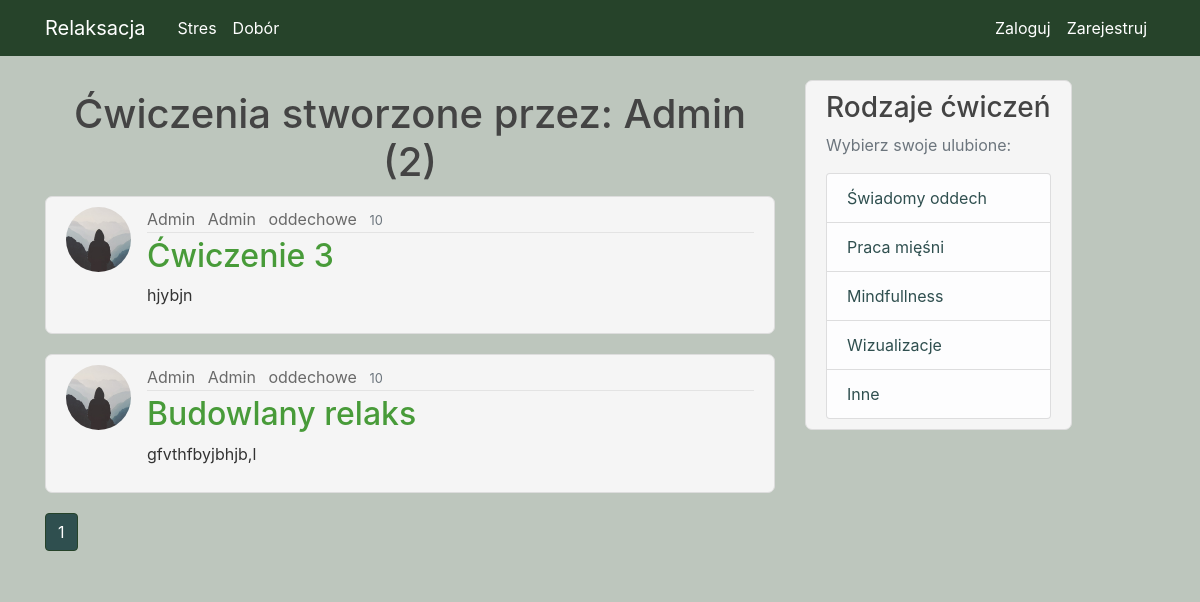
Before: /user/Admin with the older database file.
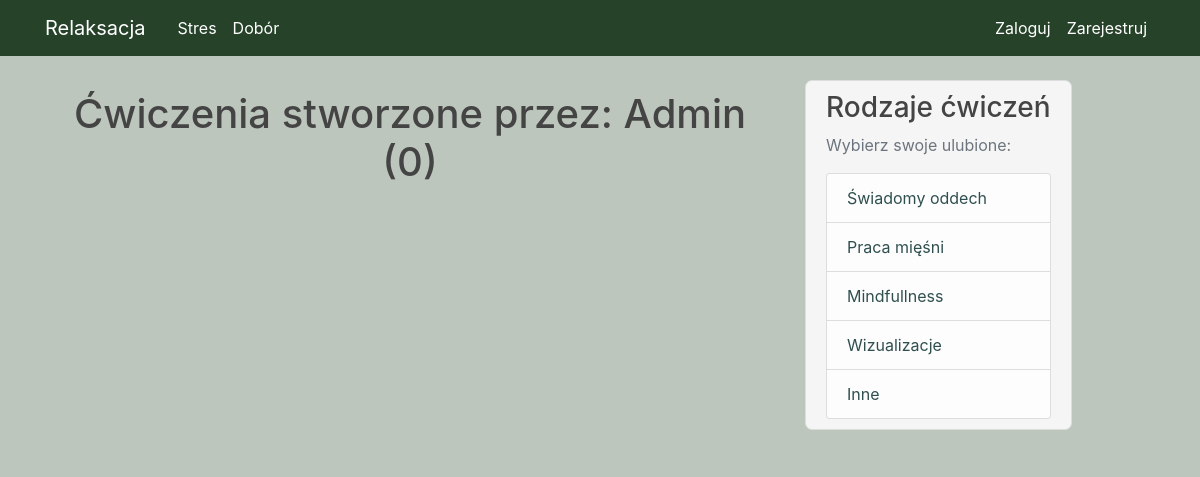
After: the same page with the newer database file.
### Relaks/models.py (models this page shows, shortened)
class Post(db.Model):
    id = db.Column(db.Integer, primary_key=True, autoincrement=True)
    name = db.Column(db.String(100), nullable=True)
    category = db.Column(db.String(100), nullable=True)
    time = db.Column(db.Integer, nullable=True)
    content = db.Column(db.Text, nullable=True)
    user_id = db.Column(db.Integer, db.ForeignKey('user.id'), nullable=False)
    fav = db.relationship('Favourite', backref='fav', lazy=True)

class User(db.Model, UserMixin):
    id = db.Column(db.Integer, primary_key=True)
    username = db.Column(db.String(20), unique=True, nullable=False)
    email = db.Column(db.String(120), unique=True, nullable=False)
    image_file = db.Column(db.String(20), nullable=False, default='default.jpg')
    password = db.Column(db.String(60), nullable=False)
    is_admin = db.Column(db.Boolean, nullable=False)
    posts = db.relationship('Post', backref='author', lazy=True)
    fav = db.relationship('Favourite', backref='author', lazy=True)

### Relaks/routes.py (the view)
@app.route("/user/<string:username>")
def user_posts(username):
    page = request.args.get('page', 1, type=int)
    user = User.query.filter_by(username=username).first_or_404()
    posts = Post.query.filter_by(author=user) \
        .paginate(page=page, per_page=5)
    return render_template('user_posts.html', posts=posts, user=user)

### Relaks/templates/user_posts.html (shortened to what this page needs)
{% extends "layout.html" %}
{% block content %}
    <h1 style="margin: 10px; text-align: center">Ćwiczenia stworzone przez: {{ user.username }} ({{ posts.total }})</h1>
    {% for post in posts.items %}
        <article class="media content-section">
          <img class="rounded-circle article-img" src="{{ url_for('static', filename='photo/' + post.author.image_file) }}">
          <div class="media-body">
            <div class="article-metadata">
              <a class="mr-2" href="#">{{ post.author.username }}</a>
              <a class="mr-2" href="{{ url_for('user_posts', username=post.author.username) }}">{{ post.author.username }}</a>
                <a class="mr-2" href="{{ url_for('oddech', category=post.category) }}" >{{ post.category }}</a>
              <small class="text-muted">{{ post.time }}</small>
            </div>
            <h2> <a class="article-title" href="{{ url_for('post', post_id=post.id) }}">{{ post.name}}</a> </h2>
            <p class="article-content">{{ post.content }}</p>
          </div>
        </article>
    {% endfor %}
     {% for page_num in posts.iter_pages(left_edge=1, right_edge=1, left_current=1, right_current=2) %}
        {% if page_num %}
            {% if posts.page == page_num %}
                <a class="btn btn-info mb-4" style="background-color: darkslategrey; border-color: #26432a" href="{{ url_for('user_posts', username=user.username, page=page_num)  }}"> {{ page_num }}</a>
             {% else %}
                <a class="btn btn-outline-info mb-4" style="background-color: darkslategrey; border-color: #26432a; " href="{{ url_for('user_posts',username=user.username, page=page_num)  }}"> {{ page_num }}</a>
             {% endif %}
        {% endif %}
    {% endfor %}
{% endblock content %}

Changed rows visible on the page:
no longer on this page (row edited): Post: image_file (placeholder picture), author.username "Admin", category "oddechowe", time "10", name "Ćwiczenie 3", content "hjybjn"
no longer on this page (row edited): Post: image_file (placeholder picture), author.username "Admin", category "oddechowe", time "10", name "Budowlany relaks", content "gfvthfbyjbhjb,l"
Other visible differences:
{{ posts.total }}: "2" → "0"
list line gone: "1"
